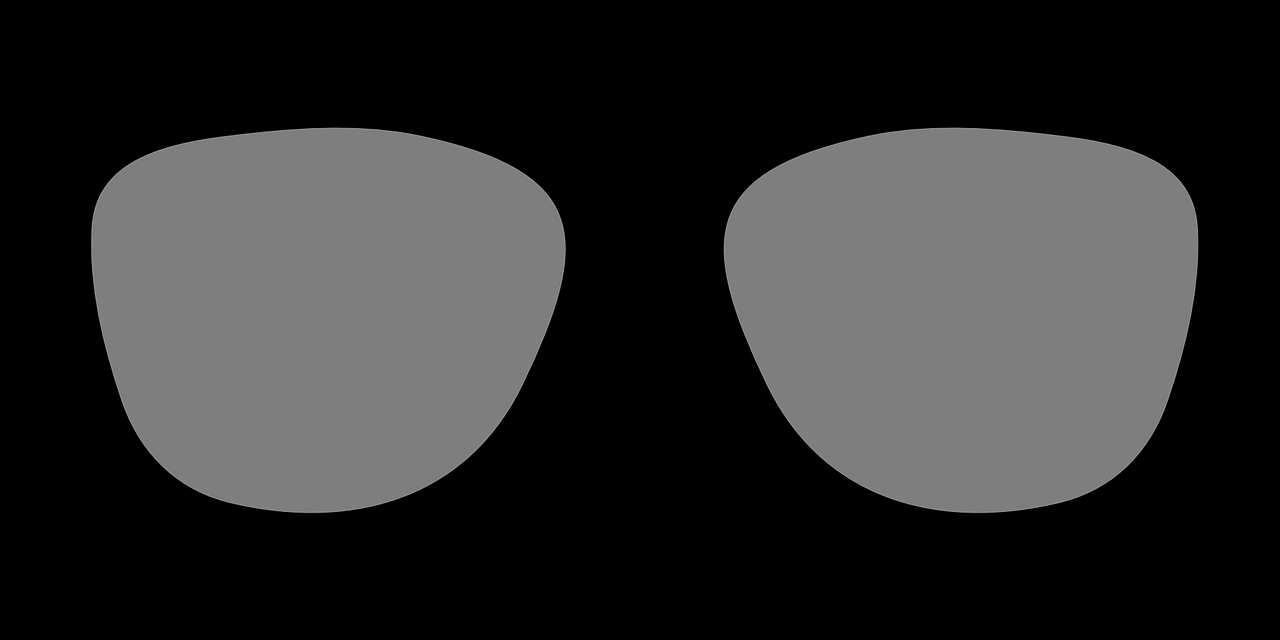
#> input picture images/images/sunglasses.png, 1280 x 640 px, found by its file name
$ python TD7.py   (older library calls are emulated)
#> lines starting #> are read from the running program, lines starting #| are printed output that depends on the picture; pictures that were not available may be replaced by others from this repository, and a replacement may not be noted
#A face detection

import cv2
import numpy as np
from matplotlib import pyplot as plt

# Load the cascade
face_cascade = cv2.CascadeClassifier('/home/qulorenzo/Cours/Traitement Images/TD7/haarcascades/haarcascades/haarcascade_frontalface_alt.xml')
eyes_cascade = cv2.CascadeClassifier('/home/qulorenzo/Cours/Traitement Images/TD7/haarcascades/haarcascades/haarcascade_eye_tree_eyeglasses.xml')
smile_cascade = cv2.CascadeClassifier('/home/qulorenzo/Cours/Traitement Images/TD7/haarcascades/haarcascades/haarcascade_smile.xml')

# cap = cv2.VideoCapture('/home/qulorenzo/Cours/Traitement Images/TD7/images/images/video1.mp4')
cap = cv2.VideoCapture(0)
sunglasses = cv2.imread('/home/qulorenzo/Cours/Traitement Images/TD7/images/images/sunglasses.png')
#> sunglasses is the input picture: shape (640, 1280, 3); min 0, max 155, mean 45.6
sunglassesAlpha = cv2.imread('/home/qulorenzo/Cours/Traitement Images/TD7/images/images/alpha.png')
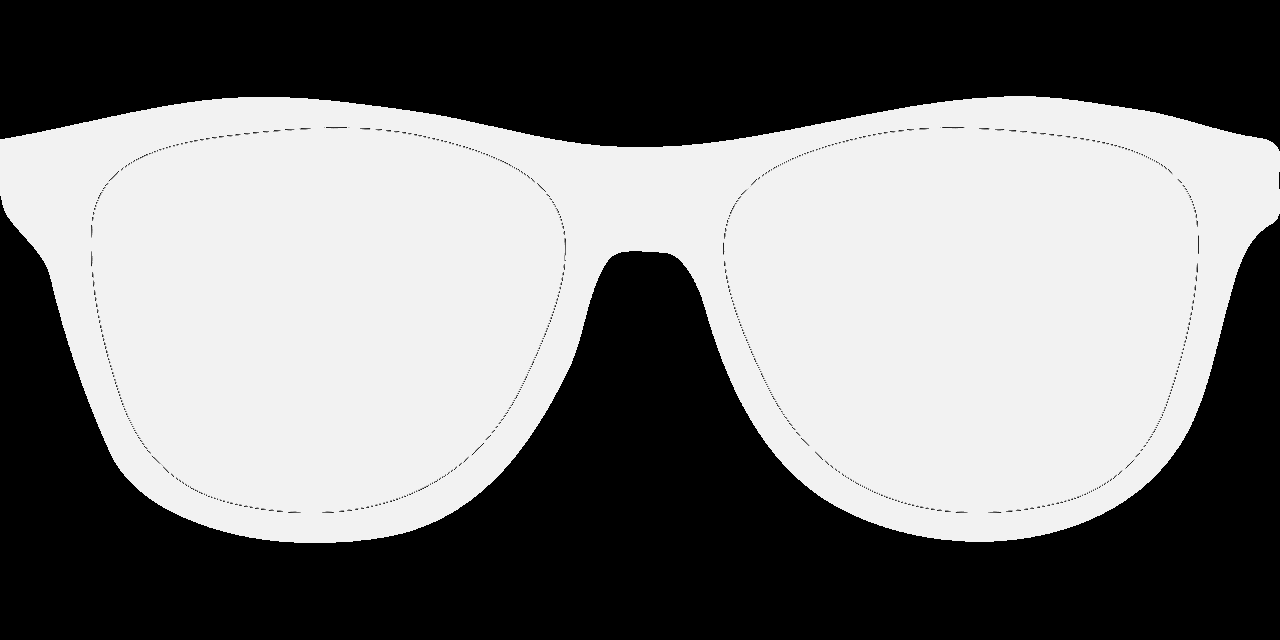
#> input picture images/images/alpha.png, 1280 x 640 px, found by its file name
#> sunglassesAlpha is the input picture: shape (640, 1280, 3); min 0, max 242, mean 124
hat = cv2.imread('/home/qulorenzo/Cours/Traitement Images/TD7/images/images/image 1.jpeg')
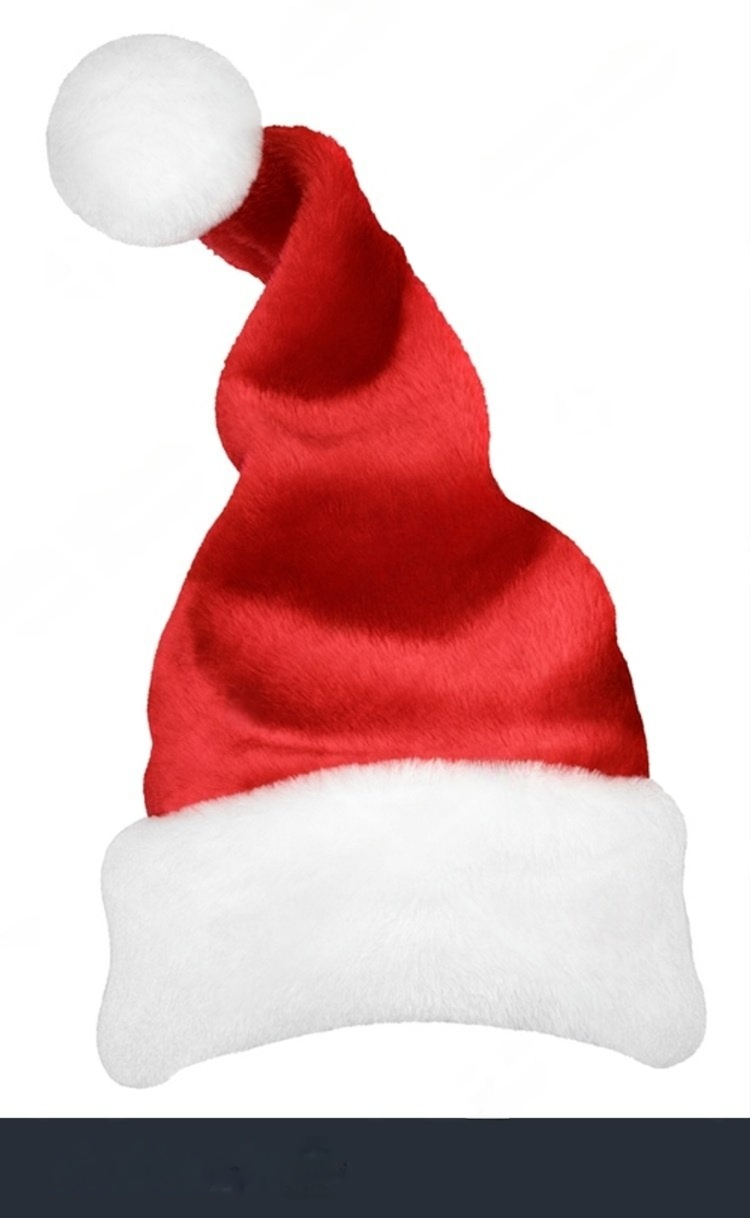
#> input picture images/images/image 1.jpeg, 750 x 1218 px, found by its file name
#> hat is the input picture: shape (1218, 750, 3); mean B, G, R 186.1, 185.5, 218.7
hatAlpha = cv2.imread('/home/qulorenzo/Cours/Traitement Images/TD7/images/images/image 2.jpg')
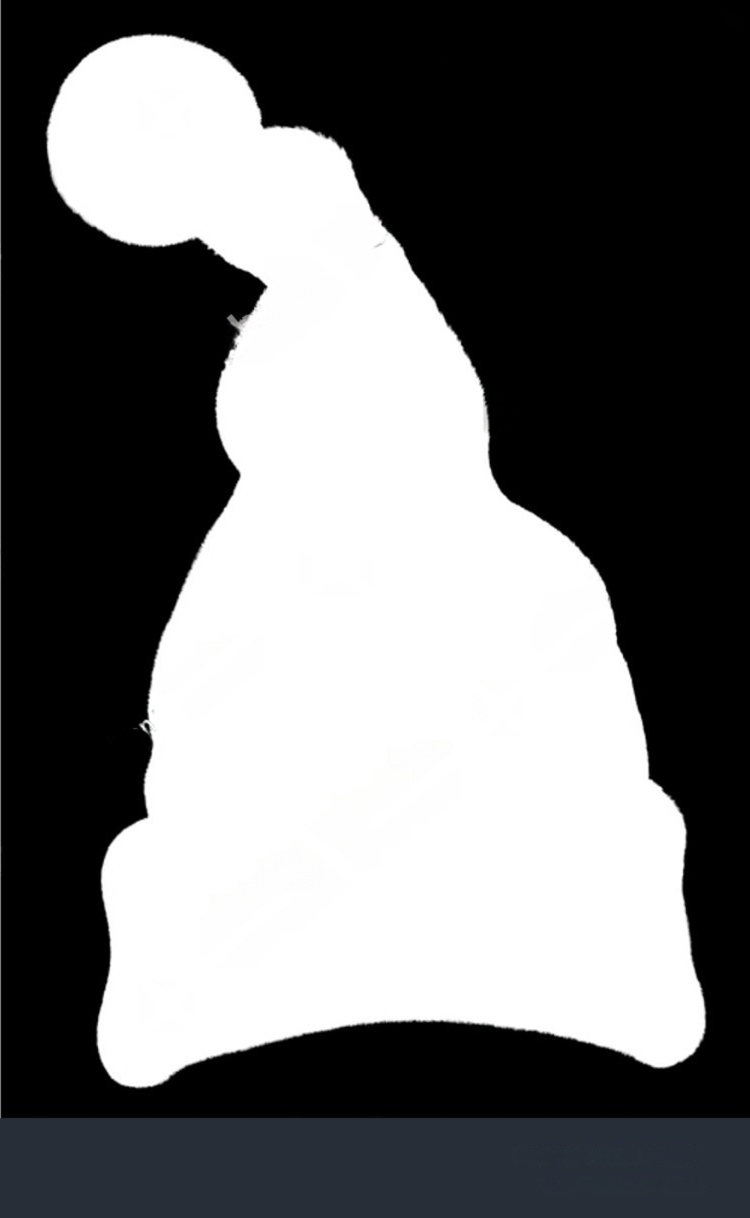
#> input picture images/images/image 2.jpeg, 750 x 1218 px, given in place of image 2.jpg, which was not available
#> hatAlpha is the input picture: shape (1218, 750, 3); mean B, G, R 112, 111.2, 110.6

# Charger le personnage animé
character = cv2.imread('/home/qulorenzo/Cours/Traitement Images/TD7/images/images/02_personage.png', cv2.IMREAD_UNCHANGED)
character_alpha = cv2.imread('/home/qulorenzo/Cours/Traitement Images/TD7/images/images/02_personage_alpha.png')

# Paramètres d'animation du personnage
character_y = -200  # Position initiale (au-dessus de l'écran)
character_speed = 3  # Vitesse de déplacement (pixels par frame)
character_width = 150  # Largeur du personnage
character_height = int(character.shape[0] * character_width / character.shape[1]) if character is not None else 200
#> character_height = 200

# Liste pour stocker les étoiles de sourire
smile_stars = []  # Chaque étoile: {'x': x, 'y': y, 'life': life, 'size': size}

# Variables de contrôle pour le menu interactif
enable_bw_filter = 1  # Filtre noir et blanc
enable_hat = 1  # Chapeau
enable_glasses = 1  # Lunettes
enable_character = 1  # Personnage animé
enable_smile_stars = 1  # Étoiles de sourire

# Fonction callback vide pour les trackbars
def nothing(x):
    pass

# Créer les fenêtres
cv2.namedWindow('Real-Time Face Detection with Sunglasses')
cv2.namedWindow('Controls')

# Créer les trackbars dans la fenêtre de contrôle
cv2.createTrackbar('Filtre N&B', 'Controls', enable_bw_filter, 1, nothing)
cv2.createTrackbar('Chapeau', 'Controls', enable_hat, 1, nothing)
cv2.createTrackbar('Lunettes', 'Controls', enable_glasses, 1, nothing)
cv2.createTrackbar('Personnage', 'Controls', enable_character, 1, nothing)
cv2.createTrackbar('Etoiles sourire', 'Controls', enable_smile_stars, 1, nothing)


while True:
    ret, frame = cap.read()
    if not ret:
        break

    # Lire les valeurs des trackbars
    enable_bw_filter = cv2.getTrackbarPos('Filtre N&B', 'Controls')
    enable_hat = cv2.getTrackbarPos('Chapeau', 'Controls')
    enable_glasses = cv2.getTrackbarPos('Lunettes', 'Controls')
    enable_character = cv2.getTrackbarPos('Personnage', 'Controls')
    enable_smile_stars = cv2.getTrackbarPos('Etoiles sourire', 'Controls')

    # Appliquer le filtre noir et blanc à toute la frame (si activé)
    if enable_bw_filter:
        gray_full = cv2.cvtColor(frame, cv2.COLOR_BGR2GRAY)
        frame = cv2.cvtColor(gray_full, cv2.COLOR_GRAY2BGR)
        gray = gray_full
    else:
        gray = cv2.cvtColor(frame, cv2.COLOR_BGR2GRAY)

    # Détecter les visages
    faces = face_cascade.detectMultiScale(gray, scaleFactor=1.1, minNeighbors=5)
#> faces = ()

    for (fx, fy, fw, fh) in faces:
        # center = (fx + fw//2, fy + fh//2)
        # axes = (fw//2, fh//2)
        # frame = cv2.ellipse(frame, center, axes, 0, 0, 360, (255, 0, 255), 4)

        # Ajouter le chapeau au-dessus du visage (si activé)
        if enable_hat:
            hat_width = int(fw * 1.8)  # Le chapeau est plus large que le visage
            hat_height = int(hat.shape[0] * hat_width / hat.shape[1])

            hat_resized = cv2.resize(hat, (hat_width, hat_height))
            hatAlpha_resized = cv2.resize(hatAlpha, (hat_width, hat_height))

            # Position du chapeau (au-dessus du visage)
            hat_x = fx + fw//2 - hat_width//2
            hat_y = fy - int(hat_height * 0.8)  # Position au-dessus du front

            # Ajuster si hors limites
            start_y = max(0, hat_y)
            start_x = max(0, hat_x)
            end_y = min(hat_y + hat_height, frame.shape[0])
            end_x = min(hat_x + hat_width, frame.shape[1])

            # Calculer les offsets dans l'image du chapeau
            offset_y = start_y - hat_y
            offset_x = start_x - hat_x

            actual_height = end_y - start_y
            actual_width = end_x - start_x

            if actual_height > 0 and actual_width > 0:
                # Extraire la région correspondante du chapeau
                hat_crop = hat_resized[offset_y:offset_y+actual_height, offset_x:offset_x+actual_width]
                alpha_crop = hatAlpha_resized[offset_y:offset_y+actual_height, offset_x:offset_x+actual_width]

                # Normaliser le masque alpha
                maskNormalized = cv2.normalize(
                    alpha_crop, None, alpha=0, beta=1,
                    norm_type=cv2.NORM_MINMAX, dtype=cv2.CV_32F
                )

                if len(maskNormalized.shape) == 2:
                    maskNormalized = np.expand_dims(maskNormalized, axis=2)

                # Conversion en float32
                hatFloat = np.float32(hat_crop)

                # Région du background
                bgRegion = frame[start_y:end_y, start_x:end_x].astype(np.float32)

                # Blending alpha
                blended = hatFloat * maskNormalized + bgRegion * (1 - maskNormalized)

                # Insertion
                frame[start_y:end_y, start_x:end_x] = blended.astype(np.uint8)

        # Détecter les yeux dans la région du visage
        roi_gray = gray[fy:fy+fh, fx:fx+fw]
        eyes = eyes_cascade.detectMultiScale(roi_gray, scaleFactor=1.1, minNeighbors=4)
        # center = (fx + fw//2, fy + fh//2)
        # axes = (fw//2, fh//2)
        # frame = cv2.ellipse(frame, center, axes, 0, 0, 360, (255, 0, 255), 4)
        # On a besoin d'au moins 2 yeux
        if enable_glasses and len(eyes) >= 2:
            # Trier les yeux de gauche à droite
            eyes = sorted(eyes, key=lambda x: x[0])

            # Prendre les 2 premiers yeux
            eye1 = eyes[0]
            eye2 = eyes[1]

            # Calculer la position et la taille des lunettes
            # Position du premier œil (relatif au visage)
            x1 = eye1[0] + eye1[2]//2
            y1 = eye1[1] + eye1[3]//2

            # Position du deuxième œil
            x2 = eye2[0] + eye2[2]//2
            y2 = eye2[1] + eye2[3]//2

            # Distance entre les yeux
            eye_distance = abs(x2 - x1)

            # Redimensionner les lunettes proportionnellement
            glasses_width = int(eye_distance * 2.5)  # Ajustez ce facteur
            glasses_height = int(sunglasses.shape[0] * glasses_width / sunglasses.shape[1])

            # Vérifier que les dimensions sont valides
            if glasses_width <= 0 or glasses_height <= 0:
                continue

            sunglasses_resized = cv2.resize(sunglasses, (glasses_width, glasses_height))
            sunglassesAlpha_resized = cv2.resize(sunglassesAlpha, (glasses_width, glasses_height))

            # Position centrale entre les deux yeux (en coordonnées absolues)
            center_x = fx + (x1 + x2) // 2
            center_y = fy + (y1 + y2) // 2

            # Position de départ pour les lunettes
            start_x = center_x - glasses_width // 2
            start_y = center_y - glasses_height // 2

            # Vérifier les limites
            if start_y >= 0 and start_x >= 0:
                end_y = min(start_y + glasses_height, frame.shape[0])
                end_x = min(start_x + glasses_width, frame.shape[1])

                # Ajuster la taille si nécessaire
                actual_height = end_y - start_y
                actual_width = end_x - start_x

                if actual_height > 0 and actual_width > 0:
                    # Préparer le masque alpha normalisé
                    alpha_resized = sunglassesAlpha_resized[:actual_height, :actual_width]
                    glasses_crop = sunglasses_resized[:actual_height, :actual_width]
                    maskNormalized = cv2.normalize(
                        alpha_resized, None, alpha=0, beta=1,
                        norm_type=cv2.NORM_MINMAX, dtype=cv2.CV_32F
                    )

                    if len(maskNormalized.shape) == 2:
                        maskNormalized = np.expand_dims(maskNormalized, axis=2)

                    # Conversion en float32
                    imgFloat = np.float32(glasses_crop)

                    # Région du background
                    bgRegion = frame[start_y:end_y, start_x:end_x].astype(np.float32)

                    # Blending alpha
                    blended = imgFloat * maskNormalized + bgRegion * (1 - maskNormalized)

                    # Insertion
                    frame[start_y:end_y, start_x:end_x] = blended.astype(np.uint8)

        # Détecter les sourires dans la région du visage
        roi_gray_smile = gray[fy:fy+fh, fx:fx+fw]
        smiles = smile_cascade.detectMultiScale(roi_gray_smile, scaleFactor=1.8, minNeighbors=20, minSize=(25, 25))

        if enable_smile_stars and len(smiles) > 0:
            # Un sourire est détecté ! Ajouter des étoiles
            for _ in range(3):  # Ajouter 3 étoiles
                star = {
                    'x': fx + fw//2 + np.random.randint(-50, 50),
                    'y': fy + fh//2 + np.random.randint(-30, 30),
                    'life': 30,  # Durée de vie en frames
                    'size': np.random.randint(20, 40),
                    'vx': np.random.uniform(-2, 2),  # Vélocité horizontale
                    'vy': np.random.uniform(-3, -1)  # Vélocité verticale (vers le haut)
                }
                smile_stars.append(star)
#> this loop made 0 passes
#> after the loop, smile_stars = []

    # Ajouter le personnage animé qui descend
    if enable_character and character is not None and character_alpha is not None:
        # Convertir en BGR si nécessaire (enlever le canal alpha)
        if character.shape[2] == 4:
            character_bgr = character[:, :, :3]
        else:
            character_bgr = character

        # Redimensionner le personnage
        character_resized = cv2.resize(character_bgr, (character_width, character_height))
        character_alpha_resized = cv2.resize(character_alpha, (character_width, character_height))

        # Position horizontale (centrée)
        character_x = frame.shape[1] - character_width - 50  # À droite de l'écran

        # Vérifier l'intersection avec les visages détectés
        intersection_detected = False
        for (fx, fy, fw, fh) in faces:
            # Rectangle du visage
            face_x1, face_y1 = fx, fy
            face_x2, face_y2 = fx + fw, fy + fh

            # Rectangle du personnage
            char_x1, char_y1 = character_x, int(character_y)
            char_x2, char_y2 = character_x + character_width, int(character_y) + character_height

            # Détecter l'intersection
            if not (char_x2 < face_x1 or char_x1 > face_x2 or char_y2 < face_y1 or char_y1 > face_y2):
                intersection_detected = True
                break

        # Appliquer une teinte différente si intersection
        if intersection_detected:
            # Changer la couleur en rouge (teinte rouge)
            character_resized = character_resized.astype(np.float32)
            character_resized[:, :, 0] = character_resized[:, :, 0] * 0.3  # Réduire le bleu
            character_resized[:, :, 1] = character_resized[:, :, 1] * 0.3  # Réduire le vert
            character_resized[:, :, 2] = np.minimum(character_resized[:, :, 2] * 1.5, 255)  # Augmenter le rouge
            character_resized = character_resized.astype(np.uint8)

        # Calculer les limites pour l'overlay
        start_y_char = max(0, int(character_y))
        end_y_char = min(int(character_y) + character_height, frame.shape[0])
        start_x_char = max(0, character_x)
        end_x_char = min(character_x + character_width, frame.shape[1])

        # Calculer les offsets dans l'image du personnage
        offset_y_char = start_y_char - int(character_y)
        offset_x_char = start_x_char - character_x

        actual_height_char = end_y_char - start_y_char
        actual_width_char = end_x_char - start_x_char

        if actual_height_char > 0 and actual_width_char > 0:
            # Extraire la région correspondante
            char_crop = character_resized[offset_y_char:offset_y_char+actual_height_char,
                                         offset_x_char:offset_x_char+actual_width_char]
            alpha_crop_char = character_alpha_resized[offset_y_char:offset_y_char+actual_height_char,
                                                      offset_x_char:offset_x_char+actual_width_char]

            # Normaliser le masque alpha
            maskNormalized_char = cv2.normalize(
                alpha_crop_char, None, alpha=0, beta=1,
                norm_type=cv2.NORM_MINMAX, dtype=cv2.CV_32F
            )

            if len(maskNormalized_char.shape) == 2:
                maskNormalized_char = np.expand_dims(maskNormalized_char, axis=2)

            # Conversion en float32
            charFloat = np.float32(char_crop)

            # Région du background
            bgRegion_char = frame[start_y_char:end_y_char, start_x_char:end_x_char].astype(np.float32)

            # Blending alpha
            blended_char = charFloat * maskNormalized_char + bgRegion_char * (1 - maskNormalized_char)

            # Insertion
            frame[start_y_char:end_y_char, start_x_char:end_x_char] = blended_char.astype(np.uint8)

        # Mettre à jour la position (mouvement vers le bas)
        character_y += character_speed

        # Réinitialiser la position quand le personnage sort de l'écran
        if character_y > frame.shape[0]:
            character_y = -character_height

    # Dessiner et animer les étoiles de sourire
    if enable_smile_stars:
        stars_to_remove = []
        for i, star in enumerate(smile_stars):
            # Mettre à jour la position
            star['x'] += star['vx']
            star['y'] += star['vy']
            star['life'] -= 1

            # Calculer l'opacité basée sur la durée de vie
            opacity = star['life'] / 30.0

            if star['life'] <= 0:
                stars_to_remove.append(i)
            else:
                # Dessiner une étoile à 5 branches
                center = (int(star['x']), int(star['y']))
                size = star['size']

                # Créer les points de l'étoile
                points = []
                for j in range(10):
                    angle = np.pi / 2 + j * np.pi / 5
                    if j % 2 == 0:
                        r = size
                    else:
                        r = size * 0.4
                    x = int(center[0] + r * np.cos(angle))
                    y = int(center[1] - r * np.sin(angle))
                    points.append([x, y])

                points = np.array(points, dtype=np.int32)

                # Dessiner l'étoile avec de la transparence
                overlay = frame.copy()
                cv2.fillPoly(overlay, [points], (0, 215, 255))  # Couleur dorée (BGR)
                cv2.addWeighted(overlay, opacity, frame, 1 - opacity, 0, frame)

                # Contour de l'étoile
                cv2.polylines(frame, [points], True, (0, 165, 255), 2)
#> after the loop, stars_to_remove = []

        # Retirer les étoiles expirées
        for i in reversed(stars_to_remove):
            smile_stars.pop(i)

    # Afficher le résultat
    cv2.imshow('Real-Time Face Detection with Sunglasses', frame)

    if cv2.waitKey(1) & 0xFF == ord('q'):
#> (key q is pressed here)
        break


# Release the webcam and close windows
cap.release()
cv2.destroyAllWindows()
